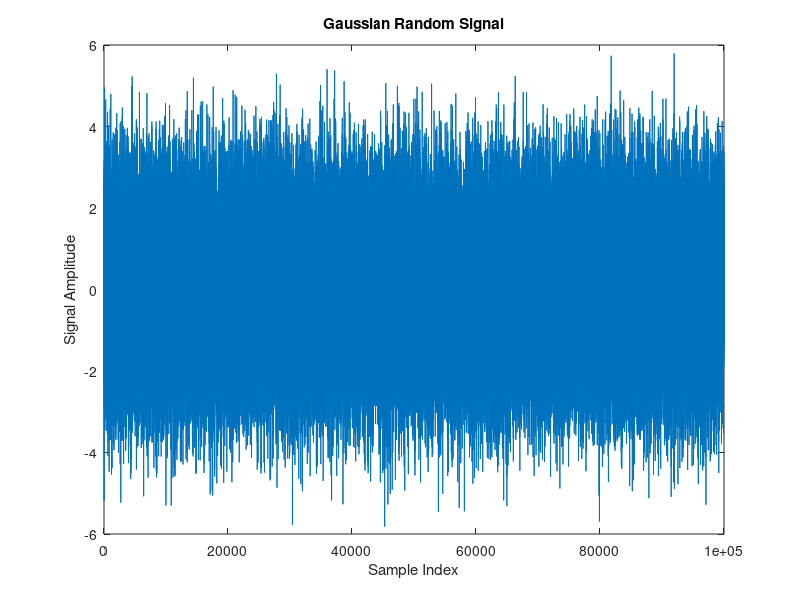
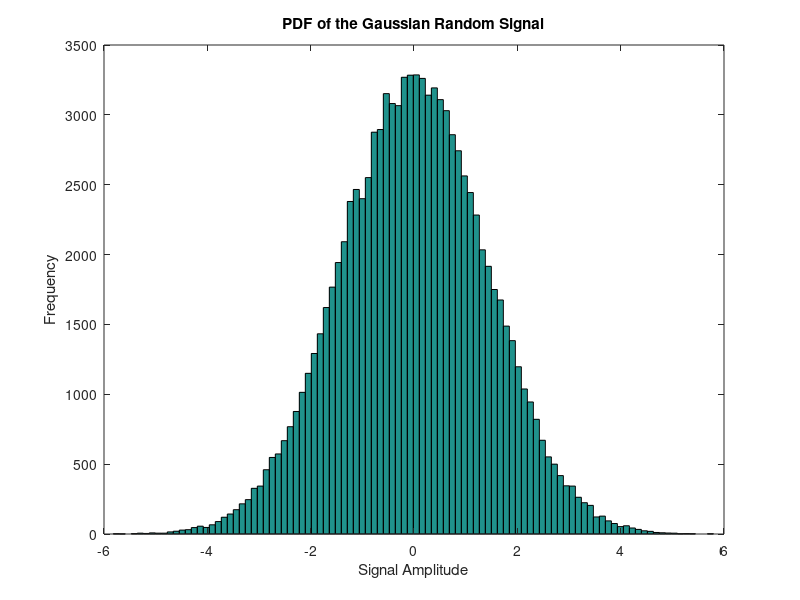
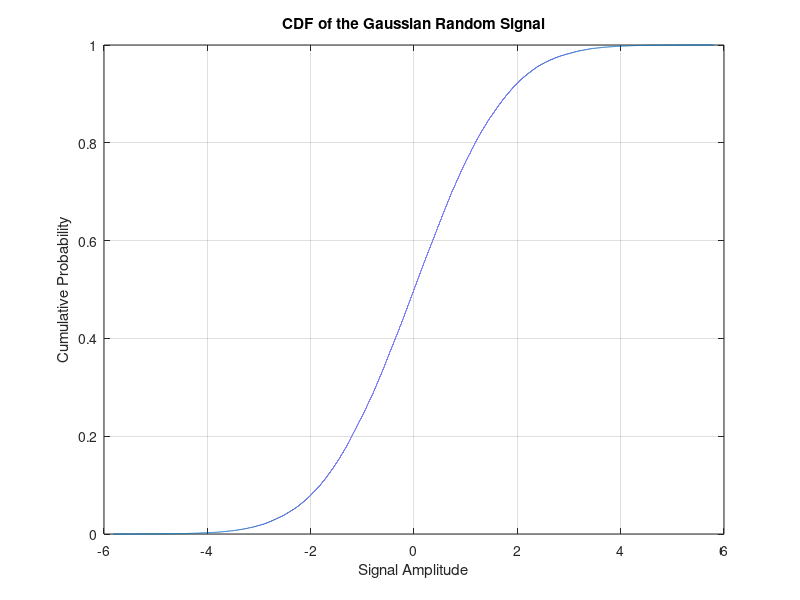

Here is the MATLAB script that generated these plots, in order:
% Question 2
% Generate and display a Gaussian random signal
N = 100000;
variance = 2;
std_dev = sqrt(variance);
gaussian_signal = std_dev.*randn(1, N); % Zero mean and specified variance

% Display the signal
figure;
plot(gaussian_signal);
title('Gaussian Random Signal');
xlabel('Sample Index');
ylabel('Signal Amplitude');

% Display the PDF of the signal
figure;
hist(gaussian_signal, 100); % 100 bins for the histogram
title('PDF of the Gaussian Random Signal');
xlabel('Signal Amplitude');
ylabel('Frequency');

% Display the CDF of the signal
figure;
cdfplot(gaussian_signal);
title('CDF of the Gaussian Random Signal');
xlabel('Signal Amplitude');
ylabel('Cumulative Probability');